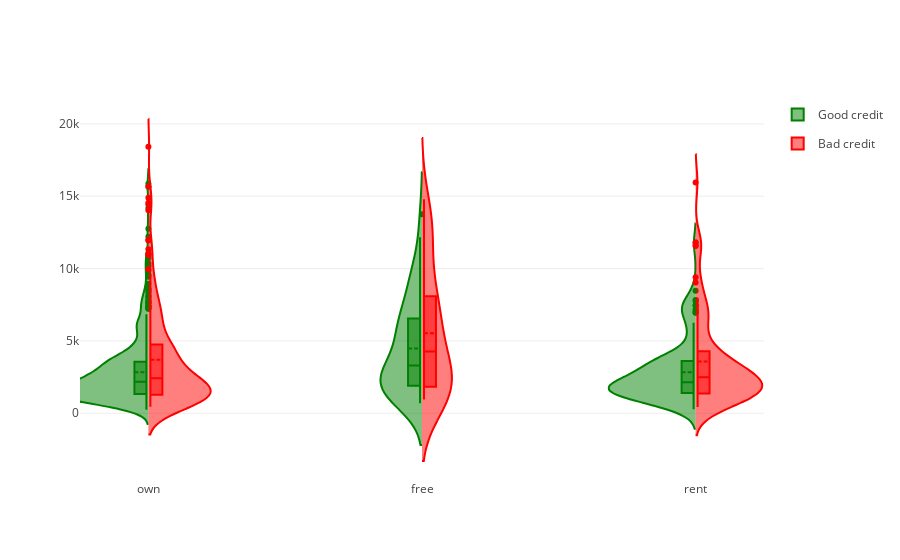

Write notebook code for a chart like this one.
### Markdown cell above
**Зависимость суммы кредита типа жилья**

### Code cell
fig = {
    "data": [
        {
            "type": 'violin',
            "x": df_good['housing'],
            "y": df_good['credit amount'],
            "legendgroup": 'Good credit',
            "scalegroup": 'No',
            "name": 'Good credit',
            "side": 'negative',
            "box": {
                "visible": True
            },
            "meanline": {
                "visible": True
            },
            "line": {
                "color": 'green'
            }
        },
        {
            "type": 'violin',
            "x": df_bad['housing'],
            "y": df_bad['credit amount'],
            "legendgroup": 'Bad credit',
            "scalegroup": 'No',
            "name": 'Bad credit',
            "side": 'positive',
            "box": {
                "visible": True
            },
            "meanline": {
                "visible": True
            },
            "line": {
                "color": 'red'
            }
        }
    ],
    "layout" : {
        "yaxis": {
            "zeroline": False,
        },
        "violingap": 0,
        "violinmode": "overlay"
    }
}


py.iplot(fig, filename = 'violin/split', validate = False)

### Figure 1 — Plotly figure (JSON) as saved in the notebook; plotly's stock layout.template omitted (floating-point values rounded to 4 significant figures; data arrays with more than 128 entries replaced by an {"elided": "..."} marker saying what was removed)
{"data": [{"box": {"visible": true}, "legendgroup": "Good credit", "line": {"color": "green"}, "meanline": {"visible": true}, "name": "Good credit", "scalegroup": "No", "side": "negative", "type": "violin", "x": {"elided": "700 str values"}, "y": {"elided": "700 int values"}}, {"box": {"visible": true}, "legendgroup": "Bad credit", "line": {"color": "red"}, "meanline": {"visible": true}, "name": "Bad credit", "scalegroup": "No", "side": "positive", "type": "violin", "x": {"elided": "300 str values"}, "y": {"elided": "300 int values"}}], "layout": {"violingap": 0, "violinmode": "overlay", "yaxis": {"zeroline": false}}}
